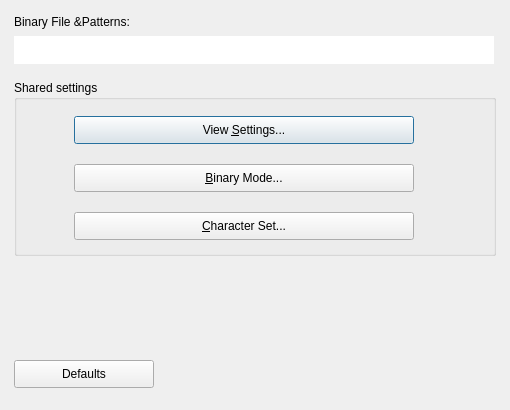
<?xml version="1.0" encoding="UTF-8"?>
<ui version="4.0">
 <class>QPropCompareBinary</class>
 <widget class="QDialog" name="QPropCompareBinary">
  <property name="geometry">
   <rect>
    <x>0</x>
    <y>0</y>
    <width>510</width>
    <height>410</height>
   </rect>
  </property>
  <property name="windowTitle">
   <string>Binary Compare</string>
  </property>
  <widget class="QGroupBox" name="IDC_STATIC_SHARED_SETTINGS">
   <property name="geometry">
    <rect>
     <x>14</x>
     <y>80</y>
     <width>482</width>
     <height>176</height>
    </rect>
   </property>
   <property name="title">
    <string>Shared settings</string>
   </property>
   <widget class="QPushButton" name="IDC_COMPAREBINARY_VIEWSETTINGS">
    <property name="geometry">
     <rect>
      <x>60</x>
      <y>36</y>
      <width>340</width>
      <height>28</height>
     </rect>
    </property>
    <property name="text">
     <string>View &amp;Settings...</string>
    </property>
   </widget>
   <widget class="QPushButton" name="IDC_COMPAREBINARY_BINARYMODE">
    <property name="geometry">
     <rect>
      <x>60</x>
      <y>84</y>
      <width>340</width>
      <height>28</height>
     </rect>
    </property>
    <property name="text">
     <string>&amp;Binary Mode...</string>
    </property>
   </widget>
   <widget class="QPushButton" name="IDC_COMPAREBINARY_CHARACTERSET">
    <property name="geometry">
     <rect>
      <x>60</x>
      <y>132</y>
      <width>340</width>
      <height>28</height>
     </rect>
    </property>
    <property name="text">
     <string>&amp;Character Set...</string>
    </property>
   </widget>
  </widget>
  <widget class="QLabel" name="IDC_STATIC_BINARY_FILE">
   <property name="geometry">
    <rect>
     <x>14</x>
     <y>12</y>
     <width>400</width>
     <height>20</height>
    </rect>
   </property>
   <property name="inputMethodHints">
    <set>Qt::ImhMultiLine</set>
   </property>
   <property name="text">
    <string>Binary File &amp;Patterns:</string>
   </property>
   <property name="wordWrap">
    <bool>true</bool>
   </property>
  </widget>
  <widget class="QTextEdit" name="IDC_COMPAREBINARY_PATTERNS">
   <property name="geometry">
    <rect>
     <x>14</x>
     <y>36</y>
     <width>480</width>
     <height>28</height>
    </rect>
   </property>
   <property name="frameShape">
    <enum>QFrame::NoFrame</enum>
   </property>
   <property name="verticalScrollBarPolicy">
    <enum>Qt::ScrollBarAlwaysOff</enum>
   </property>
   <property name="horizontalScrollBarPolicy">
    <enum>Qt::ScrollBarAlwaysOff</enum>
   </property>
  </widget>
  <widget class="QPushButton" name="IDC_COMPAREBINARY_DEFAULTS">
   <property name="geometry">
    <rect>
     <x>14</x>
     <y>360</y>
     <width>140</width>
     <height>28</height>
    </rect>
   </property>
   <property name="text">
    <string>Defaults</string>
   </property>
  </widget>
 </widget>
 <resources/>
 <connections/>
</ui>
